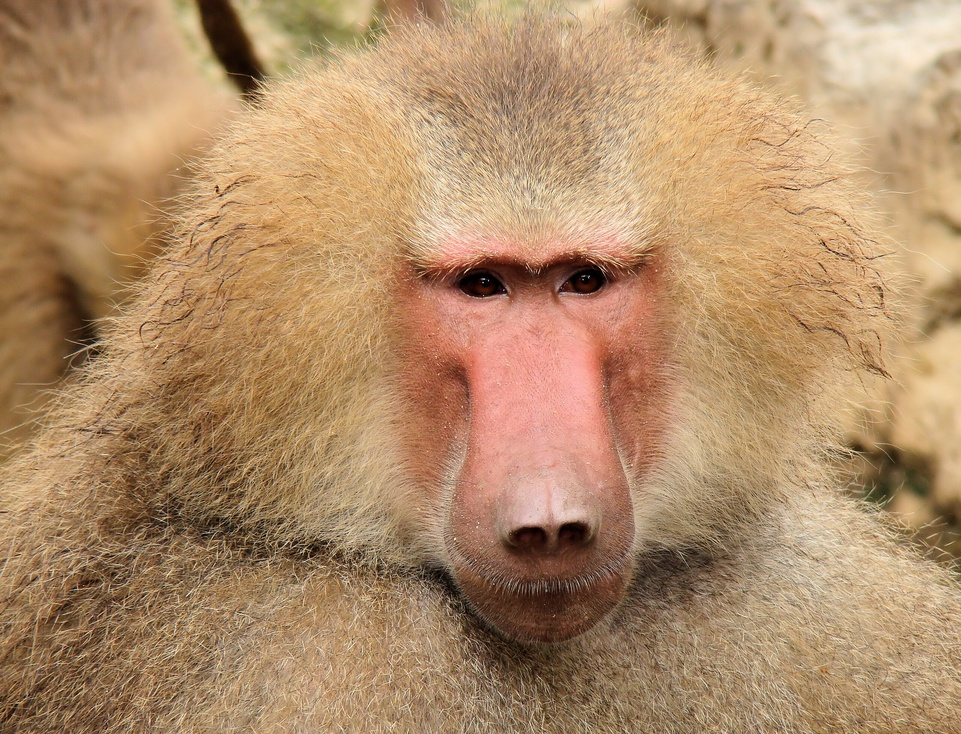
#> input picture baboon.jpg, 961 x 734 px, shrunk from 2560 x 1955 before the run
$ python 10-image-convert.py
#> lines starting #> are read from the running program, lines starting #| are printed output that depends on the picture
import cv2
import matplotlib.pyplot as plt

# Membaca gambar menggunakan OpenCV
babon = cv2.imread("baboon.jpg")
#> babon is the input picture: shape (734, 961, 3); mean B, G, R 105.3, 141.3, 177.1

# Mengonversi gambar ke grayscale
babon_gray = cv2.cvtColor(babon, cv2.COLOR_BGR2GRAY)
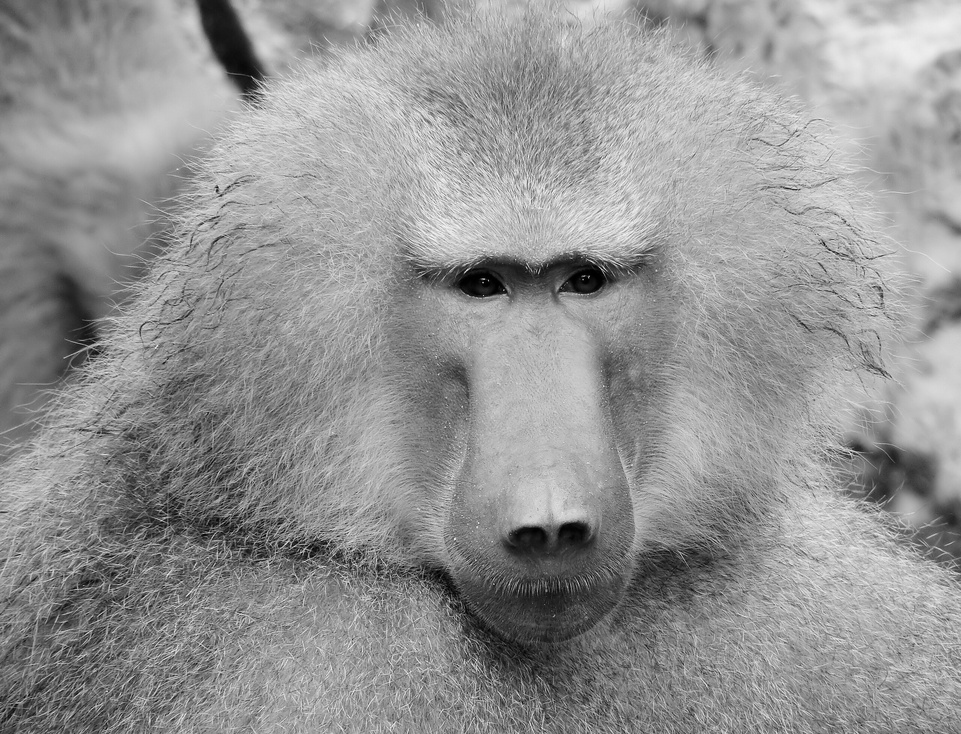
#> babon_gray: shape (734, 961); min 0, max 250, mean 147.9

# Membuat subplot untuk menampilkan kedua gambar
plt.figure(figsize=(10, 5))

# Menampilkan gambar berwarna
plt.subplot(1, 2, 1)  # 1 baris, 2 kolom, gambar pertama
plt.imshow(cv2.cvtColor(babon, cv2.COLOR_BGR2RGB))  # Mengonversi BGR ke RGB
plt.axis('off')  # Menyembunyikan sumbu
plt.title('Gambar Berwarna')

# Menampilkan gambar grayscale
plt.subplot(1, 2, 2)  # 1 baris, 2 kolom, gambar kedua
plt.imshow(babon_gray, cmap='gray')  # Menampilkan gambar grayscale
plt.axis('off')  # Menyembunyikan sumbu
plt.title('Gambar Grayscale')

# Menampilkan semua subplot
plt.tight_layout()
plt.show()
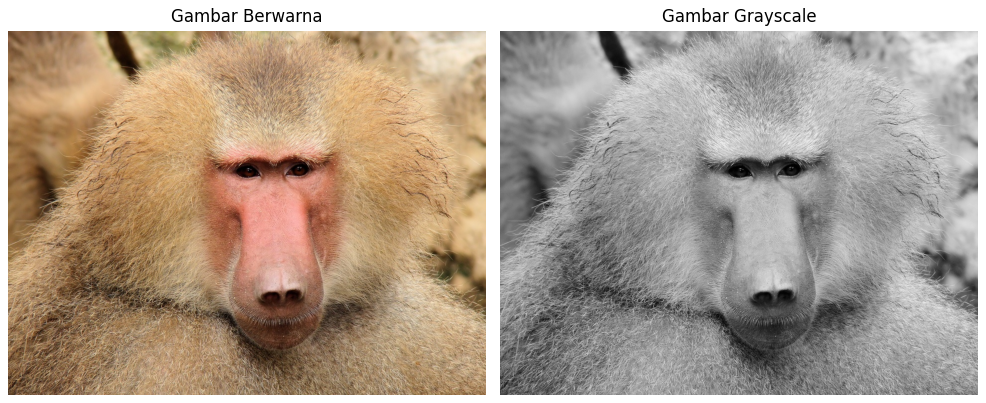
#> figure drawn by matplotlib, 2 panels
